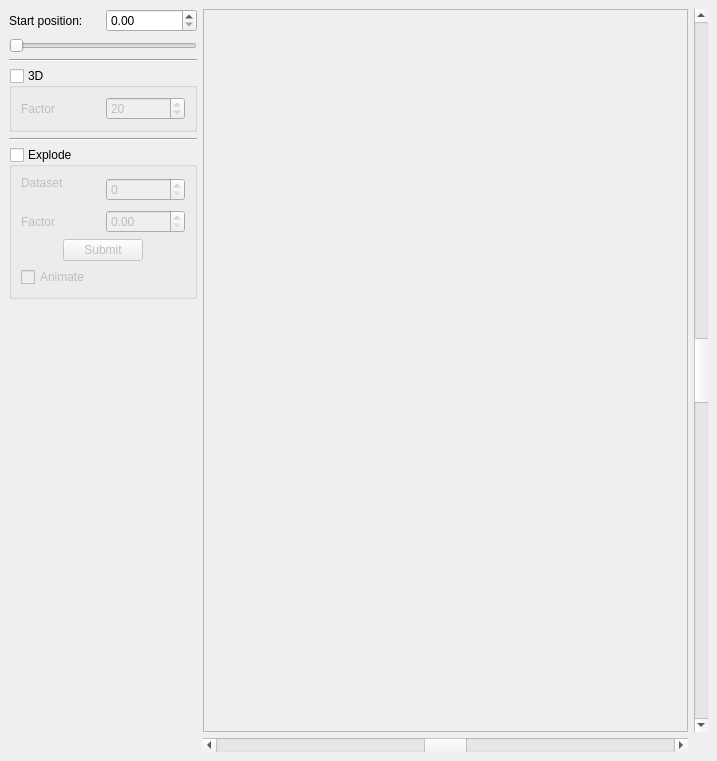
<ui version="4.0" >
 <author></author>
 <comment></comment>
 <exportmacro></exportmacro>
 <class>MainWindow</class>
 <widget class="QWidget" name="MainWindow" >
  <property name="geometry" >
   <rect>
    <x>0</x>
    <y>0</y>
    <width>717</width>
    <height>761</height>
   </rect>
  </property>
  <property name="windowTitle" >
   <string>Pie Chart </string>
  </property>
  <property name="windowIcon" >
   <iconset/>
  </property>
  <layout class="QGridLayout" >
   <property name="margin" >
    <number>9</number>
   </property>
   <property name="spacing" >
    <number>6</number>
   </property>
   <item row="0" column="0" >
    <layout class="QVBoxLayout" >
     <property name="margin" >
      <number>0</number>
     </property>
     <property name="spacing" >
      <number>6</number>
     </property>
     <item>
      <layout class="QHBoxLayout" >
       <property name="margin" >
        <number>0</number>
       </property>
       <property name="spacing" >
        <number>6</number>
       </property>
       <item>
        <widget class="QLabel" name="zoomFactorLB" >
         <property name="text" >
          <string>Start position:</string>
         </property>
        </widget>
       </item>
       <item>
        <widget class="QDoubleSpinBox" name="startPositionSB" >
         <property name="maximum" >
          <double>360</double>
         </property>
         <property name="minimum" >
          <double>0</double>
         </property>
         <property name="singleStep" >
          <double>1</double>
         </property>
         <property name="value" >
          <double>0</double>
         </property>
        </widget>
       </item>
      </layout>
     </item>
     <item>
      <widget class="QSlider" name="startPositionSL" >
       <property name="sizePolicy" >
        <sizepolicy>
         <hsizetype>1</hsizetype>
         <vsizetype>0</vsizetype>
         <horstretch>0</horstretch>
         <verstretch>0</verstretch>
        </sizepolicy>
       </property>
       <property name="maximum" >
        <number>360</number>
       </property>
       <property name="orientation" >
        <enum>Qt::Horizontal</enum>
       </property>
      </widget>
     </item>
     <item>
      <widget class="Line" name="line" >
       <property name="orientation" >
        <enum>Qt::Horizontal</enum>
       </property>
      </widget>
     </item>
     <item>
      <widget class="QGroupBox" name="threeDGB" >
       <property name="title" >
        <string>3D</string>
       </property>
       <property name="checkable" >
        <bool>true</bool>
       </property>
       <property name="checked" >
        <bool>false</bool>
       </property>
       <layout class="QHBoxLayout" >
        <property name="margin" >
         <number>9</number>
        </property>
        <property name="spacing" >
         <number>6</number>
        </property>
        <item>
         <widget class="QLabel" name="label_3" >
          <property name="text" >
           <string>Factor</string>
          </property>
         </widget>
        </item>
        <item>
         <widget class="QSpinBox" name="threeDFactorSB" >
          <property name="value" >
           <number>20</number>
          </property>
         </widget>
        </item>
       </layout>
      </widget>
     </item>
     <item>
      <widget class="Line" name="line_2" >
       <property name="orientation" >
        <enum>Qt::Horizontal</enum>
       </property>
      </widget>
     </item>
     <item>
      <widget class="QGroupBox" name="explodeGB" >
       <property name="title" >
        <string>Explode</string>
       </property>
       <property name="checkable" >
        <bool>true</bool>
       </property>
       <property name="checked" >
        <bool>false</bool>
       </property>
       <layout class="QGridLayout" >
        <property name="margin" >
         <number>9</number>
        </property>
        <property name="spacing" >
         <number>6</number>
        </property>
        <item row="0" column="1" >
         <widget class="QSpinBox" name="explodeDatasetSB" >
          <property name="maximum" >
           <number>4</number>
          </property>
         </widget>
        </item>
        <item row="1" column="0" >
         <widget class="QLabel" name="label_2" >
          <property name="text" >
           <string>Factor</string>
          </property>
         </widget>
        </item>
        <item row="0" column="0" >
         <widget class="QLabel" name="label" >
          <property name="text" >
           <string>Dataset
</string>
          </property>
         </widget>
        </item>
        <item row="2" column="0" colspan="2" >
         <layout class="QHBoxLayout" >
          <property name="margin" >
           <number>0</number>
          </property>
          <property name="spacing" >
           <number>6</number>
          </property>
          <item>
           <spacer>
            <property name="orientation" >
             <enum>Qt::Horizontal</enum>
            </property>
            <property name="sizeHint" >
             <size>
              <width>20</width>
              <height>16</height>
             </size>
            </property>
           </spacer>
          </item>
          <item>
           <widget class="QPushButton" name="explodeSubmitPB" >
            <property name="text" >
             <string>Submit</string>
            </property>
           </widget>
          </item>
          <item>
           <spacer>
            <property name="orientation" >
             <enum>Qt::Horizontal</enum>
            </property>
            <property name="sizeHint" >
             <size>
              <width>40</width>
              <height>20</height>
             </size>
            </property>
           </spacer>
          </item>
         </layout>
        </item>
        <item row="1" column="1" >
         <widget class="QDoubleSpinBox" name="explodeFactorSB" >
          <property name="maximum" >
           <double>1</double>
          </property>
          <property name="singleStep" >
           <double>0.05</double>
          </property>
         </widget>
        </item>
        <item row="3" column="0" >
         <widget class="QCheckBox" name="animateExplosionCB" >
          <property name="text" >
           <string>Animate</string>
          </property>
         </widget>
        </item>
       </layout>
      </widget>
     </item>
     <item>
      <spacer>
       <property name="orientation" >
        <enum>Qt::Vertical</enum>
       </property>
       <property name="sizeHint" >
        <size>
         <width>188</width>
         <height>311</height>
        </size>
       </property>
      </spacer>
     </item>
    </layout>
   </item>
   <item row="1" column="1" >
    <widget class="QScrollBar" name="hSBar" >
     <property name="maximum" >
      <number>999</number>
     </property>
     <property name="singleStep" >
      <number>10</number>
     </property>
     <property name="pageStep" >
      <number>100</number>
     </property>
     <property name="value" >
      <number>500</number>
     </property>
     <property name="orientation" >
      <enum>Qt::Horizontal</enum>
     </property>
    </widget>
   </item>
   <item row="0" column="1" >
    <widget class="QSplitter" name="splitter" >
     <property name="orientation" >
      <enum>Qt::Horizontal</enum>
     </property>
     <widget class="QFrame" name="chartFrame" >
      <property name="minimumSize" >
       <size>
        <width>300</width>
        <height>400</height>
       </size>
      </property>
      <property name="frameShape" >
       <enum>QFrame::StyledPanel</enum>
      </property>
      <property name="frameShadow" >
       <enum>QFrame::Raised</enum>
      </property>
     </widget>
    </widget>
   </item>
   <item row="0" column="2" >
    <widget class="QScrollBar" name="vSBar" >
     <property name="maximum" >
      <number>999</number>
     </property>
     <property name="singleStep" >
      <number>10</number>
     </property>
     <property name="pageStep" >
      <number>100</number>
     </property>
     <property name="value" >
      <number>500</number>
     </property>
     <property name="orientation" >
      <enum>Qt::Vertical</enum>
     </property>
    </widget>
   </item>
  </layout>
 </widget>
 <pixmapfunction></pixmapfunction>
 <resources>
  <include location="BarChart" />
 </resources>
 <connections>
  <connection>
   <sender>animateExplosionCB</sender>
   <signal>toggled(bool)</signal>
   <receiver>explodeDatasetSB</receiver>
   <slot>setDisabled(bool)</slot>
   <hints>
    <hint type="sourcelabel" >
     <x>65</x>
     <y>190</y>
    </hint>
    <hint type="destinationlabel" >
     <x>119</x>
     <y>106</y>
    </hint>
   </hints>
  </connection>
  <connection>
   <sender>animateExplosionCB</sender>
   <signal>toggled(bool)</signal>
   <receiver>explodeFactorSB</receiver>
   <slot>setDisabled(bool)</slot>
   <hints>
    <hint type="sourcelabel" >
     <x>86</x>
     <y>189</y>
    </hint>
    <hint type="destinationlabel" >
     <x>125</x>
     <y>132</y>
    </hint>
   </hints>
  </connection>
  <connection>
   <sender>animateExplosionCB</sender>
   <signal>toggled(bool)</signal>
   <receiver>explodeSubmitPB</receiver>
   <slot>setDisabled(bool)</slot>
   <hints>
    <hint type="sourcelabel" >
     <x>43</x>
     <y>191</y>
    </hint>
    <hint type="destinationlabel" >
     <x>60</x>
     <y>161</y>
    </hint>
   </hints>
  </connection>
 </connections>
</ui>
